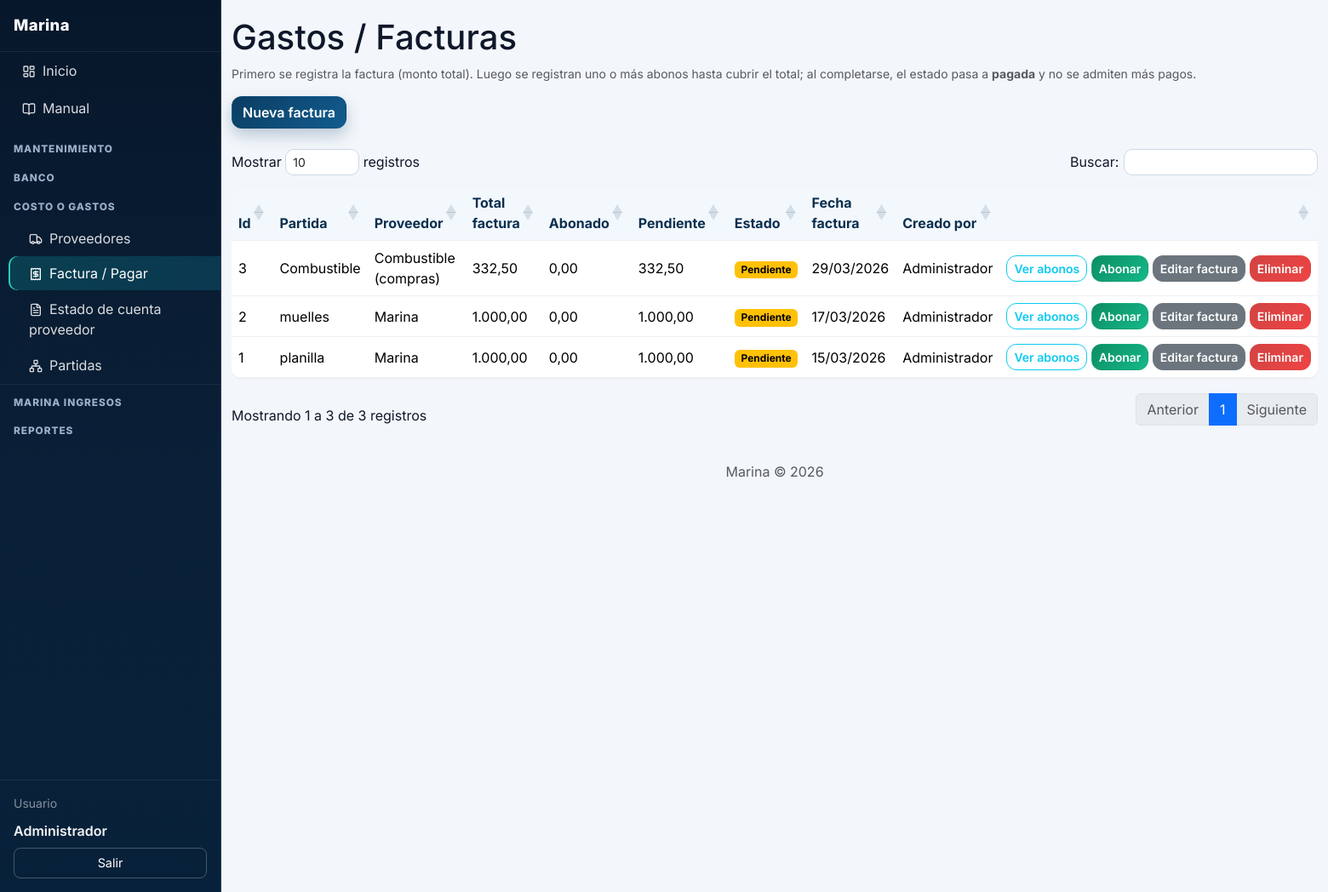
The app's page /index.php?p=gastos (signed in) with its own data.
### tables this page shows
CREATE TABLE gastos (
  id INT UNSIGNED AUTO_INCREMENT PRIMARY KEY,
  partida_id INT UNSIGNED NOT NULL,
  proveedor_id INT UNSIGNED NOT NULL,
  cuenta_id INT UNSIGNED NULL COMMENT 'Legacy; pagos en gasto_pagos',
  forma_pago_id INT UNSIGNED NULL,
  monto DECIMAL(12,2) NOT NULL,
  fecha_gasto DATE NOT NULL,
  referencia VARCHAR(100) NULL,
  observaciones TEXT NULL,
  estado VARCHAR(20) NOT NULL DEFAULT 'pendiente' COMMENT 'pendiente|pagada',
  created_at DATETIME NOT NULL DEFAULT CURRENT_TIMESTAMP,
  updated_at DATETIME NOT NULL DEFAULT CURRENT_TIMESTAMP ON UPDATE CURRENT_TIMESTAMP,
  created_by INT UNSIGNED NULL,
  updated_by INT UNSIGNED NULL,
  FOREIGN KEY (partida_id) REFERENCES partidas(id) ON DELETE RESTRICT,
  FOREIGN KEY (proveedor_id) REFERENCES proveedores(id) ON DELETE RESTRICT,
  FOREIGN KEY (cuenta_id) REFERENCES cuentas(id) ON DELETE SET NULL,
  FOREIGN KEY (forma_pago_id) REFERENCES formas_pago(id) ON DELETE SET NULL,
  FOREIGN KEY (created_by) REFERENCES usuarios(id),
  FOREIGN KEY (updated_by) REFERENCES usuarios(id)
);

CREATE TABLE partidas (
  id INT UNSIGNED AUTO_INCREMENT PRIMARY KEY,
  parent_id INT UNSIGNED NULL,
  nombre VARCHAR(150) NOT NULL,
  created_at DATETIME NOT NULL DEFAULT CURRENT_TIMESTAMP,
  updated_at DATETIME NOT NULL DEFAULT CURRENT_TIMESTAMP ON UPDATE CURRENT_TIMESTAMP,
  created_by INT UNSIGNED NULL,
  updated_by INT UNSIGNED NULL,
  FOREIGN KEY (parent_id) REFERENCES partidas(id) ON DELETE RESTRICT,
  FOREIGN KEY (created_by) REFERENCES usuarios(id),
  FOREIGN KEY (updated_by) REFERENCES usuarios(id)
);

CREATE TABLE proveedores (
  id INT UNSIGNED AUTO_INCREMENT PRIMARY KEY,
  nombre VARCHAR(150) NOT NULL,
  documento VARCHAR(50) NULL,
  telefono VARCHAR(50) NULL,
  email VARCHAR(100) NULL,
  direccion TEXT NULL,
  created_at DATETIME NOT NULL DEFAULT CURRENT_TIMESTAMP,
  updated_at DATETIME NOT NULL DEFAULT CURRENT_TIMESTAMP ON UPDATE CURRENT_TIMESTAMP,
  created_by INT UNSIGNED NULL,
  updated_by INT UNSIGNED NULL,
  FOREIGN KEY (created_by) REFERENCES usuarios(id),
  FOREIGN KEY (updated_by) REFERENCES usuarios(id)
);

CREATE TABLE usuarios (
  id INT UNSIGNED AUTO_INCREMENT PRIMARY KEY,
  nombre VARCHAR(100) NOT NULL,
  email VARCHAR(100) NOT NULL UNIQUE,
  password_hash VARCHAR(255) NOT NULL,
  rol VARCHAR(50) NOT NULL DEFAULT 'admin',
  activo TINYINT(1) NOT NULL DEFAULT 1,
  created_at DATETIME NOT NULL DEFAULT CURRENT_TIMESTAMP,
  updated_at DATETIME NOT NULL DEFAULT CURRENT_TIMESTAMP ON UPDATE CURRENT_TIMESTAMP,
  created_by INT UNSIGNED NULL,
  updated_by INT UNSIGNED NULL,
  FOREIGN KEY (created_by) REFERENCES usuarios(id),
  FOREIGN KEY (updated_by) REFERENCES usuarios(id)
);

### index.php (called while the page is built, shortened)
<?php
require_once __DIR__ . '/includes/funciones.php';
$p = trim($_GET['p'] ?? 'dashboard');
$p = preg_replace('/[^a-z0-9_-]/', '', $p) ?: 'dashboard';
$pagina = __DIR__ . '/pages/' . $p . '.php';
require $pagina;

### includes/funciones.php (called while the page is built, shortened)
<?php
function e(string $s): string {
    return htmlspecialchars($s, ENT_QUOTES, 'UTF-8');
}
function fechaFormato(?string $fecha, string $formato = 'd/m/Y'): string {
    $t = strtotime($fecha);
    return $t ? date($formato, $t) : $fecha;
}
function dinero(float $n): string {
    return number_format($n, 2, ',', '.');
}

### pages/gastos.php (the view, shortened to what this page needs)
<?php
$pdo = getDb();
?>
<?php require_once __DIR__ . '/../includes/layout.php'; ?>
<h1>Gastos / Facturas</h1>
<p class="text-muted small">Primero se registra la factura (monto total). Luego se registran uno o más abonos hasta cubrir el total; al completarse, el estado pasa a <strong>pagada</strong> y no se admiten más pagos.</p>
<div class="toolbar d-flex gap-2"><button type="button" class="btn btn-primary" id="btnNuevoGasto">Nueva factura</button></div>
<table>
    <thead>
        <tr>
            <th>Id</th>
            <th>Partida</th>
            <th>Proveedor</th>
            <th>Total factura</th>
            <th>Abonado</th>
            <th>Pendiente</th>
            <th>Estado</th>
            <th>Fecha factura</th>
            <th>Creado por</th>
            <th></th>
        </tr>
    </thead>
    <tbody>
    <?php
    $st = $pdo->query("
        SELECT g.*, p.nombre AS partida_nombre, pr.nombre AS proveedor_nombre, u.nombre AS creado_por,
               (SELECT COALESCE(SUM(gp.monto), 0) FROM gasto_pagos gp WHERE gp.gasto_id = g.id) AS total_pagado
        FROM gastos g
        JOIN partidas p ON g.partida_id = p.id
        JOIN proveedores pr ON g.proveedor_id = pr.id
        LEFT JOIN usuarios u ON g.created_by = u.id
        ORDER BY g.fecha_gasto DESC, g.id DESC
    ");
    $facturas = $st->fetchAll(PDO::FETCH_ASSOC);
    $abonosPorGasto = [];
    foreach ($facturas as $r):
        $totalF = round((float) ($r['monto'] ?? 0), 2);
        $totalP = round((float) ($r['total_pagado'] ?? 0), 2);
        $pend = round($totalF - $totalP, 2);
        $est = (string) ($r['estado'] ?? 'pendiente');
        $puedeEditar = $est !== 'pagada';
        $puedeAbonar = $est !== 'pagada' && $pend > 0.001;
        $puedeEliminar = $totalP < 0.001;
        ?>
        <tr>
            <td><?= (int) $r['id'] ?></td>
            <td><?= e($r['partida_nombre']) ?></td>
            <td><?= e($r['proveedor_nombre']) ?></td>
            <td><?= dinero($totalF) ?></td>
            <td><?= dinero($totalP) ?></td>
            <td><?= dinero($pend) ?></td>
            <td><span class="badge <?= $est === 'pagada' ? 'text-bg-success' : 'text-bg-warning' ?>"><?= e($est === 'pagada' ? 'Pagada' : 'Pendiente') ?></span></td>
            <td><?= fechaFormato($r['fecha_gasto']) ?></td>
            <td><?= e($r['creado_por'] ?? '—') ?></td>
            <td class="acciones">
                <?php
                $fid = (int) $r['id'];
                $abonosJson = json_encode($abonosPorGasto[$fid] ?? [], JSON_HEX_TAG | JSON_HEX_APOS | JSON_HEX_QUOT | JSON_HEX_AMP | JSON_UNESCAPED_UNICODE);
                ?>
                <button type="button" class="btn btn-outline-info btn-sm btn-ver-abonos-gasto"
                    data-factura-id="<?= $fid ?>"
                    data-partida="<?= e($r['partida_nombre']) ?>"
                    data-proveedor="<?= e($r['proveedor_nombre']) ?>"
                    data-abonos="<?= htmlspecialchars($abonosJson, ENT_QUOTES, 'UTF-8') ?>">Ver abonos</button>
                <?php if ($puedeAbonar): ?>
                    <button type="button" class="btn btn-success btn-sm btn-abonar-gasto"
                        data-id="<?= $fid ?>"
                        data-pendiente="<?= e((string) $pend) ?>"
                        data-partida="<?= e($r['partida_nombre']) ?>"
                        data-proveedor="<?= e($r['proveedor_nombre']) ?>">Abonar</button>
                <?php endif; ?>
                <?php if ($puedeEditar): ?>
                    <button type="button" class="btn btn-secondary btn-sm btn-editar-gasto"
                        data-id="<?= (int) $r['id'] ?>"
                        data-partida-id="<?= (int) $r['partida_id'] ?>"
                        data-proveedor-id="<?= (int) $r['proveedor_id'] ?>"
                        data-monto="<?= e($r['monto']) ?>"
                        data-fecha-gasto="<?= e($r['fecha_gasto']) ?>"
                        data-referencia="<?= e($r['referencia'] ?? '') ?>"
                        data-observaciones="<?= e($r['observaciones'] ?? '') ?>"
                        data-estado="<?= e($est) ?>">Editar factura</button>
                <?php endif; ?>
                <?php if ($puedeEliminar): ?>
                    <button type="button" class="btn btn-danger btn-sm btn-eliminar-gasto" data-id="<?= (int) $r['id'] ?>" data-nombre="<?= e($r['partida_nombre'] . ' — ' . dinero($totalF)) ?>">Eliminar</button>
                <?php endif; ?>
            </td>
        </tr>
    <?php endforeach; ?>
    </tbody>
</table>
<?php require_once __DIR__ . '/../includes/footer.php'; ?>

### records on screen
gastos: id "3", partida.nombre "Combustible", proveedor.nombre "Combustible (compras)", monto "332,50", totalP "0,00", pend "332,50", estado "Pendiente", fecha_gasto "29/03/2026", created_by.nombre "Administrador"
gastos: id "2", partida.nombre "muelles", proveedor.nombre "Marina", monto "1.000,00", totalP "0,00", pend "1.000,00", estado "Pendiente", fecha_gasto "17/03/2026", created_by.nombre "Administrador"
gastos: id "1", partida.nombre "planilla", proveedor.nombre "Marina", monto "1.000,00", totalP "0,00", pend "1.000,00", estado "Pendiente", fecha_gasto "15/03/2026", created_by.nombre "Administrador"

### other values on screen
$nombre_usuario "Administrador"
